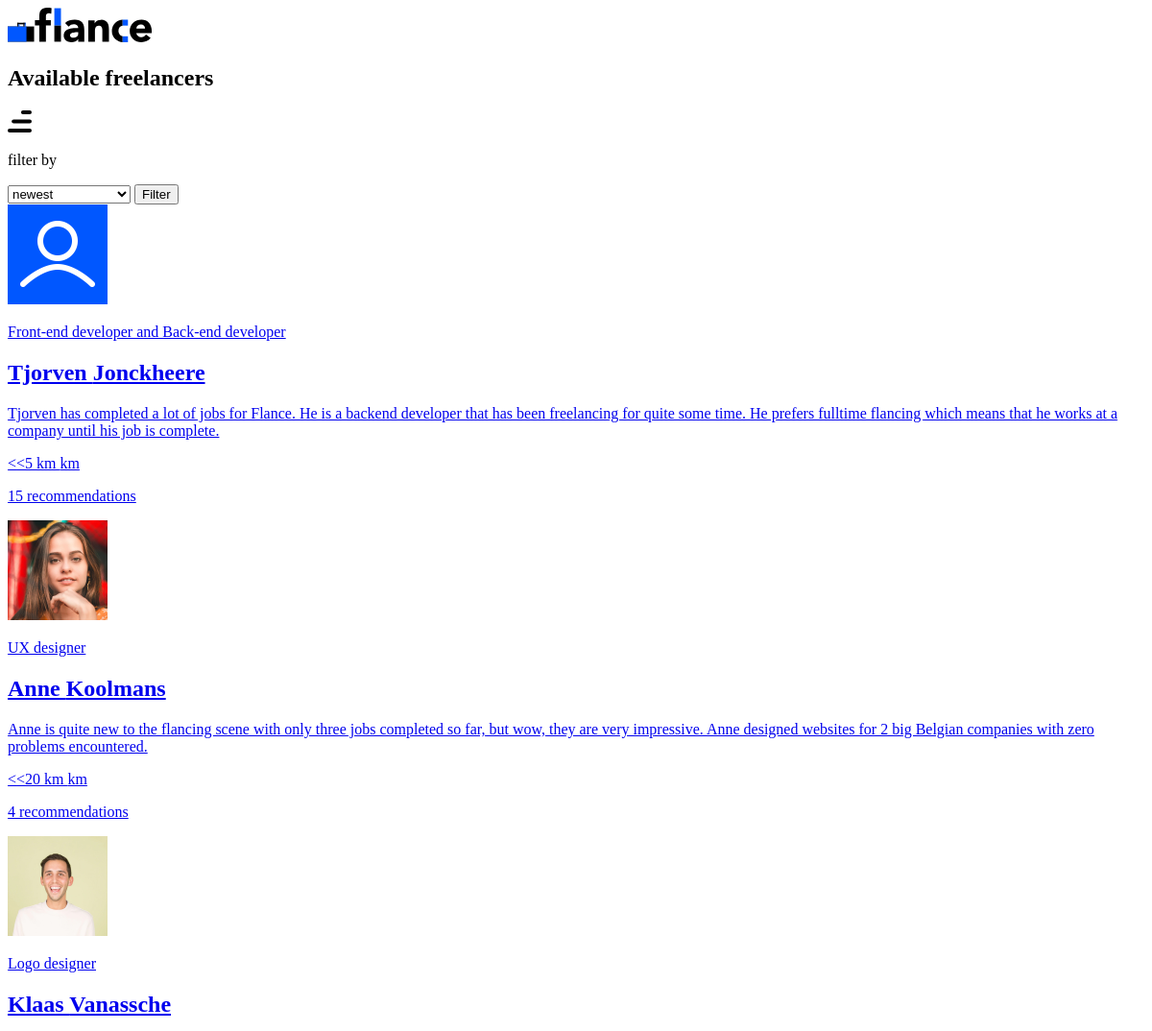
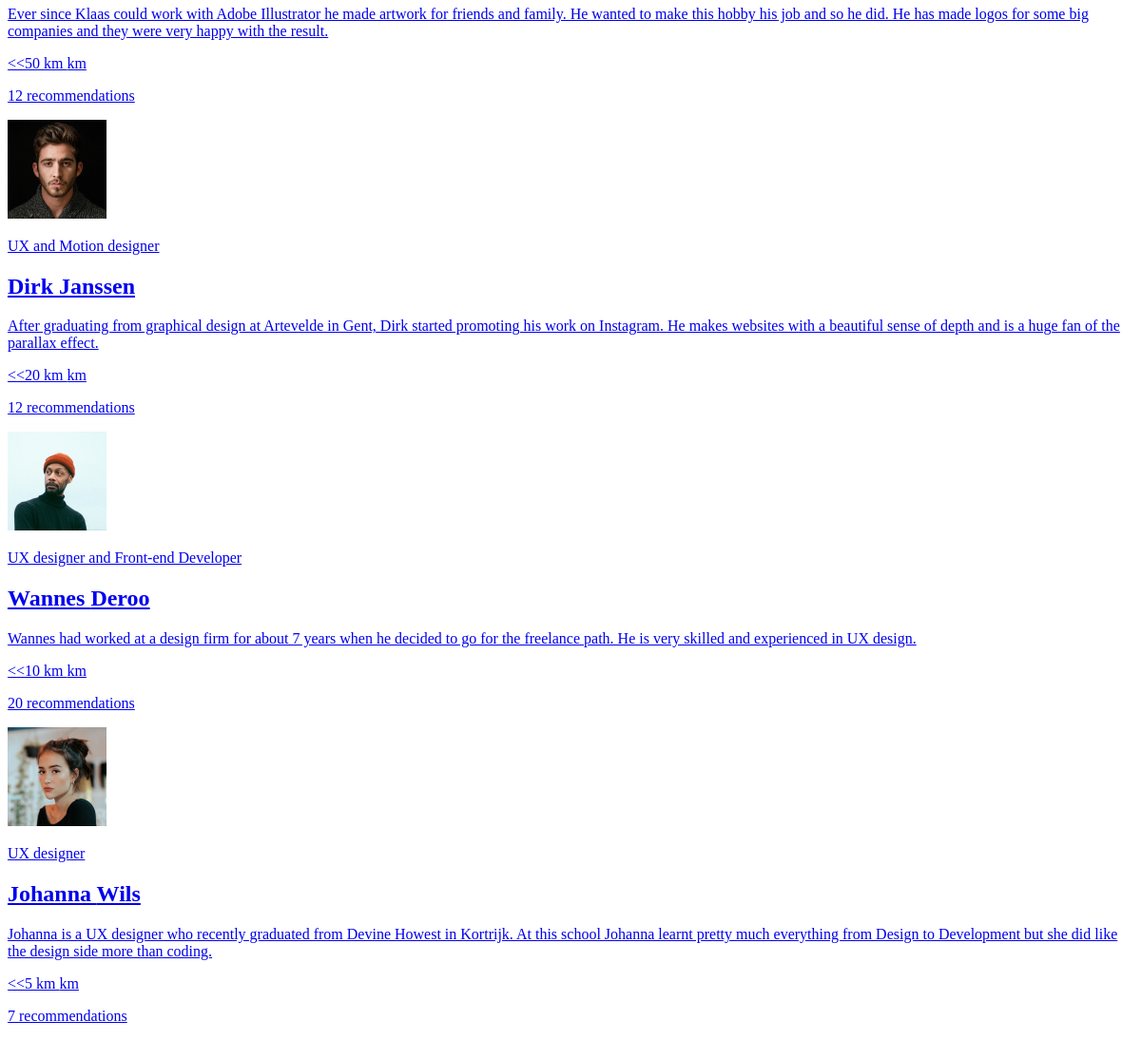
Before: /index.php?page=dashboard with the older database file (2 pictures, top to bottom).
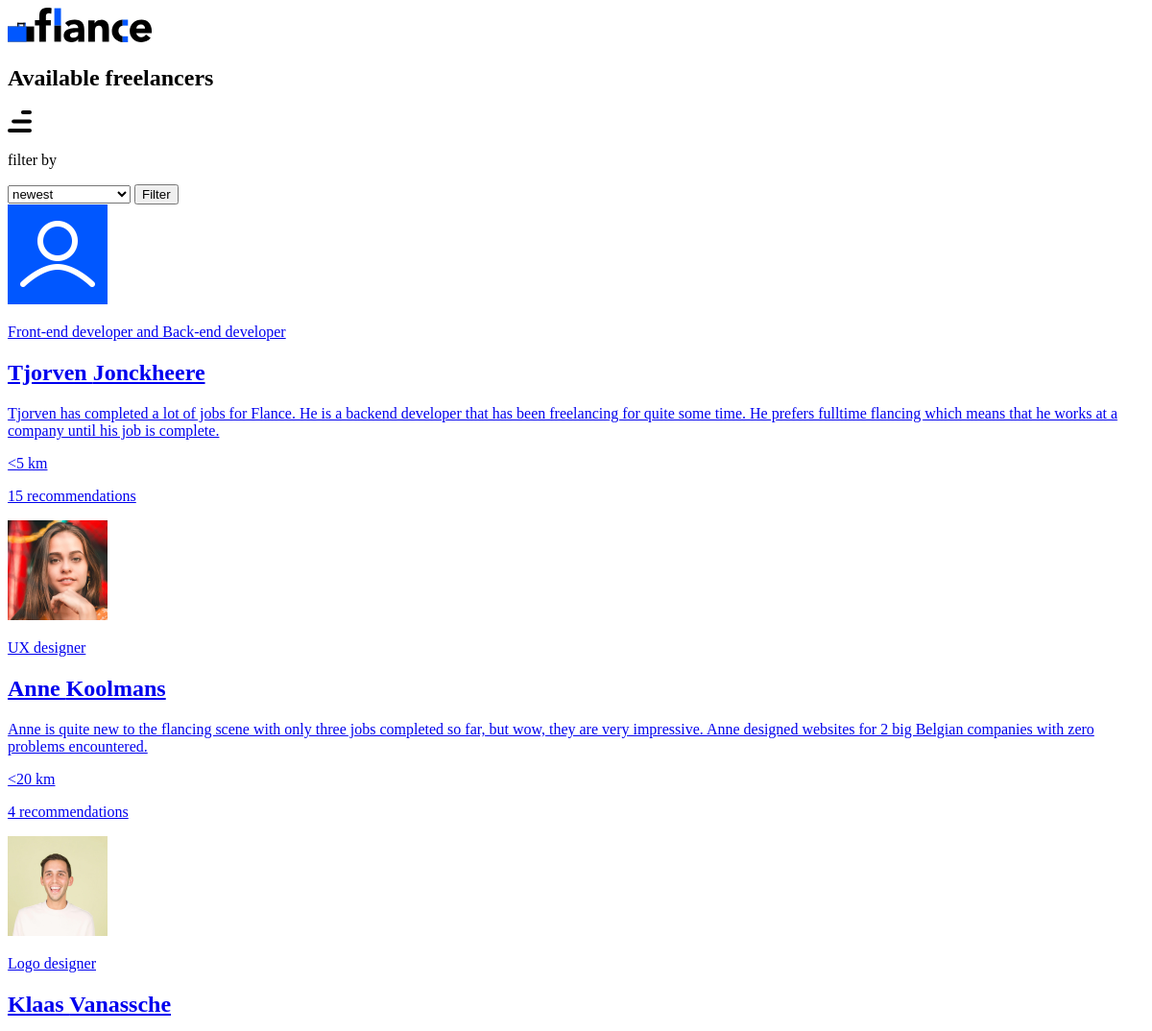
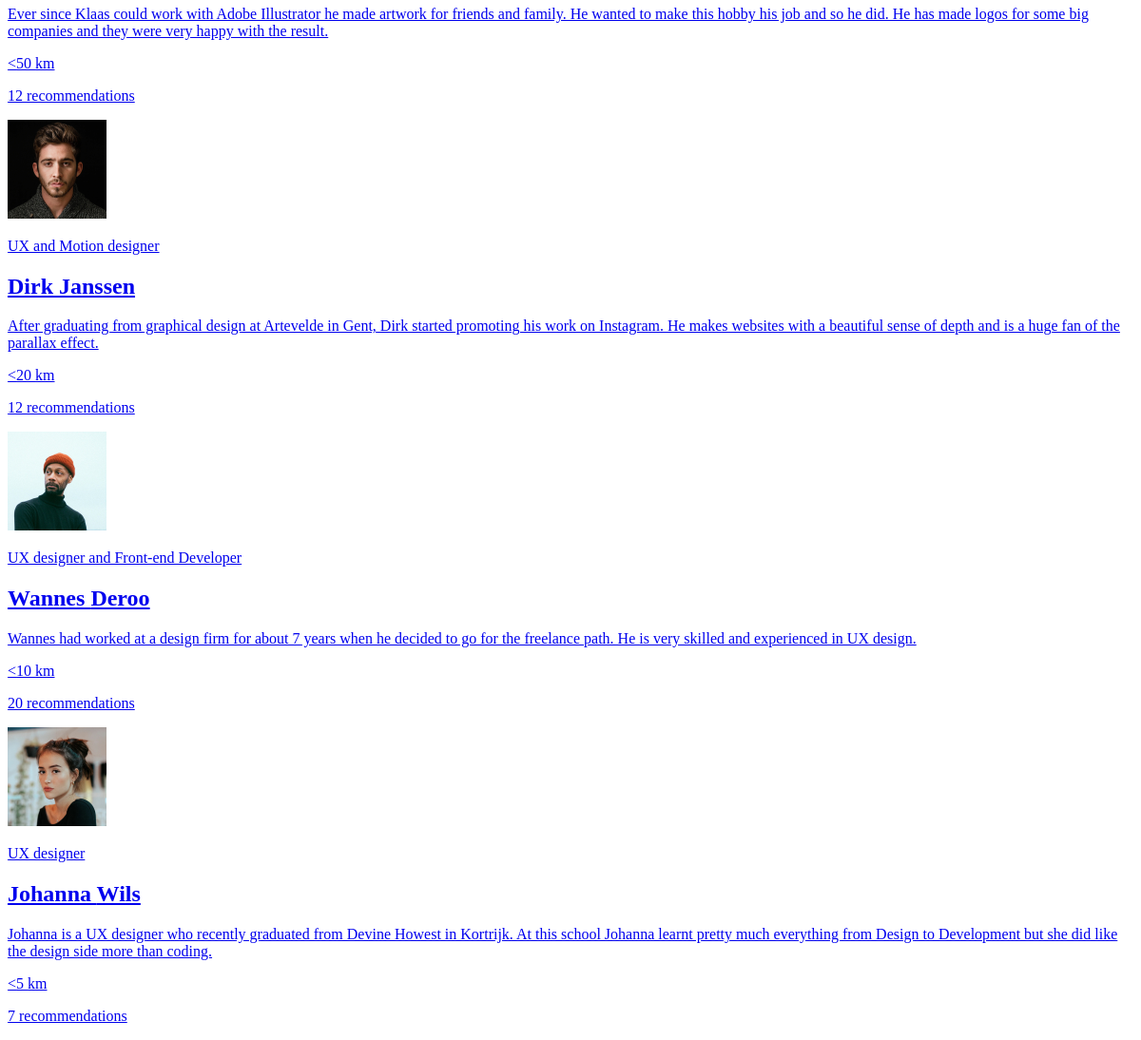
After: the same page with the newer database file (2 pictures, top to bottom).
### tables this page shows
CREATE TABLE `flancers` (
  `id` int(11) NOT NULL,
  `firstname` varchar(255) NOT NULL,
  `lastname` varchar(255) NOT NULL,
  `flancetype` varchar(255) NOT NULL,
  `location` int(11) NOT NULL,
  `recommendations` int(11) NOT NULL,
  `pricelow` int(11) NOT NULL,
  `pricehigh` int(11) NOT NULL,
  `age` int(11) NOT NULL,
  `jobs` int(11) NOT NULL,
  `bio` text NOT NULL,
  `worktypeabbr` varchar(255) NOT NULL,
  `worktype` varchar(255) NOT NULL,
  `image` varchar(255) NOT NULL,
  `image-big` varchar(255) NOT NULL
);

### src/controller/Controller.php (called while the page is built, shortened)
<?php
class Controller {
  public $route;
  protected $viewVars = array();
  public function filter() {
    call_user_func(array($this, $this->route['action']));
  }
  public function render() {
    $this->createViewVarWithContent();
    $this->renderInLayout();
  }
  public function set($variableName, $value) {
    $this->viewVars[$variableName] = $value;
  }
  private function createViewVarWithContent() {
    require __DIR__ . '/../view/' . strtolower($this->route['controller']) . '/' . $this->route['action'] . '.php';
    $content = ob_get_clean();
  }
  private function renderInLayout() {
    extract($this->viewVars, EXTR_OVERWRITE);
    include __DIR__ . '/../view/layout.php';
  }
}

### src/index.php (called while the page is built, shortened)
<?php
$routes = array(
  'home' => array(
    'controller' => 'Flancers',
    'action' => 'index'
  ),
  'intro' => array(
    'controller' => 'Flancers',
    'action' => 'intro'
  ),
  'dashboard' => array(
    'controller' => 'Flancers',
    'action' => 'dashboard'
  ),
  'job' => array(
    'controller' => 'Flancers',
    'action' => 'job'
  ),
  'detail' => array(
    'controller' => 'Flancers',
    'action' => 'detail'
  ),
  'form' => array(
    'controller' => 'Flancers',
    'action' => 'form'
  ),'added' => array(
    'controller' => 'Flancers',
    'action' => 'added'
  ),'jobdetail' => array(
    'controller' => 'Flancers',
    'action' => 'jobdetail'
  ),'formupdate' => array(
    'controller' => 'Flancers',
    'action' => 'formupdate'
  ),'jobupdate' => array(
    'controller' => 'Flancers',
    'action' => 'jobupdate'
  )
);
$route = $routes[$_GET['page']];
$controllerObj = new $controllerName();
$controllerObj->route = $route;
$controllerObj->filter();
$controllerObj->render();

### src/controller/FlancersController.php (called while the page is built, shortened)
<?php
require_once __DIR__ . '/Controller.php';
require_once __DIR__ . '/../dao/FlancerDAO.php';
class FlancersController extends Controller {
  function __construct() {
    $this->flancerDAO = new FlancerDAO();
  }
  public function dashboard() {
    if (!empty($_GET['action']) && $_GET['action'] == 'filter' && $_GET['orderby'] == 'recommendations') {
      $flancers = $this->flancerDAO->filterByRecommendations();
    }else if(!empty($_GET['action']) && $_GET['action'] == 'filter' && $_GET['orderby'] == 'pricelow'){
      $flancers = $this->flancerDAO->filterByPrice();
    }else if(!empty($_GET['action']) && $_GET['action'] == 'filter' && $_GET['orderby'] == 'location'){
      $flancers = $this->flancerDAO->filterByLocation();
    }else{
      $flancers = $this->flancerDAO->selectAllFlancers();
    }
  }
}

### src/dao/DAO.php (called while the page is built, shortened)
<?php
class DAO {
	private static $sharedPDO;
	function __construct() {
		if(empty(self::$sharedPDO)) {
      $dbHost = getenv('PHP_DB_HOST') ?: "localhost";
      $dbName = getenv('PHP_DB_DATABASE') ?: "flancedb";
      $dbUser = getenv('PHP_DB_USERNAME') ?: "flancedbuser";
      $dbPass = getenv('PHP_DB_PASSWORD') ?: "flancedbpass";
			self::$sharedPDO = new PDO("mysql:host=" . $dbHost . ";dbname=" . $dbName, $dbUser, $dbPass);
			self::$sharedPDO->exec("SET CHARACTER SET utf8");
			self::$sharedPDO->setAttribute(PDO::ATTR_ERRMODE, PDO::ERRMODE_EXCEPTION);
			self::$sharedPDO->setAttribute(PDO::ATTR_EMULATE_PREPARES, false);
		}
		$this->pdo =& self::$sharedPDO;
	}
}
 ?>

### src/dao/FlancerDAO.php (called while the page is built, shortened)
<?php
require_once( __DIR__ . '/DAO.php');
class FlancerDAO extends DAO {
  public function selectAllFlancers(){
    $sql = "SELECT * FROM `flancers` ORDER BY `id` DESC";
    $stmt = $this->pdo->prepare($sql);
    $stmt->execute();
    return $stmt->fetchAll(PDO::FETCH_ASSOC);
  }
  }

### src/view/flancers/dashboard.php (the view, shortened to what this page needs)
<section class="header">
  <img src="../images/logo.svg" alt="Flancer logo" width="150">
</section>
<section class="title__section">
  <div class="title">
    <h1>Available freelancers</h1>
  </div>
  <div class="nav">
    <a href="index.php?page=job"><img src="../images/filter.svg" alt="filter" width="25"></a>
  </div>
</section>
<section>
<section class="filter">
    <p>filter by</p>
    <form action="index.php" method="get" id="flancerform">
      <select name="orderby" id="orderby" class="orderby">
       <option value="newest" <?php if(!empty($_GET['orderby']) && $_GET['orderby'] == 'newest'){echo 'selected';} ?>>newest</option>;
      </select>
      <input type="submit" value="Filter" class="form__submit input input--button">
    </form>
  </section>
</section>
<section class="flancers__overview">
  <?php
  foreach($flancers as $flancer){
    ?>
  <a href ="index.php?page=detail&id=<?php echo $flancer['id']; ?>">
    <div class="flancer__card">
      <div class="img__div">
        <img class="flancer__image" src="../images/<?php echo $flancer["image"] ?>" width="104" alt="<?php echo $flancer["firstname"] ?>">
      </div>
      <div class="flancer__data">
        <p class="flancer__type"><?php echo $flancer["flancetype"] ?></p>
        <h2 class="flancer__name"><?php echo $flancer["firstname"] . ' ' . $flancer["lastname"] ?></h3>
        <p class="flancer__bio" ><?php echo $flancer["bio"] ?></p>
          <div class="flancer__info">
            <p class="flancer__info flancer__info__location"><?php echo '<' . $flancer["location"] . ' km '?></p>
            <p class="flancer__info flancer__info__recommendations"><?php echo $flancer["recommendations"] ?> recommendations</p>
          </div>
      </div>
    </div>
  </a>
    <?php
  }
?>
</section>

### src/view/layout.php (shortened to what this page needs)
<!DOCTYPE html>
<html>
  <head>
  </head>
  <body>
    <main>
      <?php echo $content;?>
    </main>
  </body>
</html>

Changed rows visible on the page:
changed flancers "Tjorven": location "<5 km" → "5"
changed flancers "Anne": location "<20 km" → "20"
changed flancers "Klaas": location "<50 km" → "50"
changed flancers "Dirk": location "<20 km" → "20"
changed flancers "Wannes": location "<10 km" → "10"
changed flancers "Johanna": location "<5 km" → "5"
